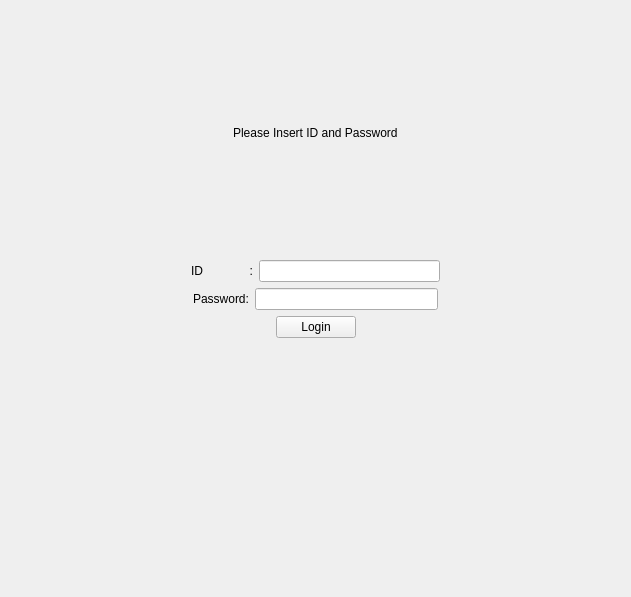
<?xml version="1.0" encoding="UTF-8"?>
<ui version="4.0">
 <class>LoginWindow</class>
 <widget class="QWidget" name="LoginWindow">
  <property name="geometry">
   <rect>
    <x>0</x>
    <y>0</y>
    <width>631</width>
    <height>597</height>
   </rect>
  </property>
  <property name="windowTitle">
   <string>Form</string>
  </property>
  <layout class="QVBoxLayout" name="verticalLayout_8">
   <item>
    <layout class="QVBoxLayout" name="verticalLayout" stretch="1,5,5,3,1,2">
     <item>
      <layout class="QHBoxLayout" name="pLoginLayout1">
       <item>
        <spacer name="horizontalSpacer_7">
         <property name="orientation">
          <enum>Qt::Orientation::Horizontal</enum>
         </property>
         <property name="sizeHint" stdset="0">
          <size>
           <width>40</width>
           <height>20</height>
          </size>
         </property>
        </spacer>
       </item>
       <item>
        <widget class="QLabel" name="pLabel_msg1">
         <property name="text">
          <string>Please Insert ID and Password</string>
         </property>
        </widget>
       </item>
       <item>
        <spacer name="horizontalSpacer_6">
         <property name="orientation">
          <enum>Qt::Orientation::Horizontal</enum>
         </property>
         <property name="sizeHint" stdset="0">
          <size>
           <width>40</width>
           <height>20</height>
          </size>
         </property>
        </spacer>
       </item>
      </layout>
     </item>
     <item>
      <layout class="QVBoxLayout" name="pLoginLayout2" stretch="2,1">
       <item>
        <layout class="QVBoxLayout" name="verticalLayout_3"/>
       </item>
       <item>
        <layout class="QHBoxLayout" name="pLoginLayout2_1">
         <item>
          <spacer name="horizontalSpacer_10">
           <property name="orientation">
            <enum>Qt::Orientation::Horizontal</enum>
           </property>
           <property name="sizeHint" stdset="0">
            <size>
             <width>40</width>
             <height>20</height>
            </size>
           </property>
          </spacer>
         </item>
         <item>
          <widget class="QLabel" name="pLabel_ID">
           <property name="text">
            <string>ID              :</string>
           </property>
          </widget>
         </item>
         <item>
          <widget class="QLineEdit" name="pLineEdit_ID"/>
         </item>
         <item>
          <spacer name="horizontalSpacer_8">
           <property name="orientation">
            <enum>Qt::Orientation::Horizontal</enum>
           </property>
           <property name="sizeHint" stdset="0">
            <size>
             <width>40</width>
             <height>20</height>
            </size>
           </property>
          </spacer>
         </item>
        </layout>
       </item>
      </layout>
     </item>
     <item>
      <layout class="QVBoxLayout" name="pLoginLayout3" stretch="1,1">
       <item>
        <layout class="QHBoxLayout" name="pLoginLayout3_1">
         <item>
          <spacer name="horizontalSpacer_11">
           <property name="orientation">
            <enum>Qt::Orientation::Horizontal</enum>
           </property>
           <property name="sizeHint" stdset="0">
            <size>
             <width>40</width>
             <height>20</height>
            </size>
           </property>
          </spacer>
         </item>
         <item>
          <widget class="QLabel" name="pLabel_PW">
           <property name="text">
            <string>Password:</string>
           </property>
          </widget>
         </item>
         <item>
          <widget class="QLineEdit" name="pLineEdit_PW">
           <property name="echoMode">
            <enum>QLineEdit::EchoMode::Password</enum>
           </property>
          </widget>
         </item>
         <item>
          <spacer name="horizontalSpacer_9">
           <property name="orientation">
            <enum>Qt::Orientation::Horizontal</enum>
           </property>
           <property name="sizeHint" stdset="0">
            <size>
             <width>40</width>
             <height>20</height>
            </size>
           </property>
          </spacer>
         </item>
        </layout>
       </item>
       <item>
        <layout class="QVBoxLayout" name="verticalLayout_6"/>
       </item>
      </layout>
     </item>
     <item>
      <layout class="QHBoxLayout" name="pLoginLayout4">
       <item>
        <spacer name="horizontalSpacer_2">
         <property name="orientation">
          <enum>Qt::Orientation::Horizontal</enum>
         </property>
         <property name="sizeHint" stdset="0">
          <size>
           <width>40</width>
           <height>20</height>
          </size>
         </property>
        </spacer>
       </item>
       <item>
        <widget class="QPushButton" name="pPBtton_Login">
         <property name="text">
          <string>Login</string>
         </property>
        </widget>
       </item>
       <item>
        <spacer name="horizontalSpacer_3">
         <property name="orientation">
          <enum>Qt::Orientation::Horizontal</enum>
         </property>
         <property name="sizeHint" stdset="0">
          <size>
           <width>40</width>
           <height>20</height>
          </size>
         </property>
        </spacer>
       </item>
      </layout>
     </item>
     <item>
      <layout class="QHBoxLayout" name="pLoginLayout5">
       <item>
        <spacer name="horizontalSpacer_4">
         <property name="orientation">
          <enum>Qt::Orientation::Horizontal</enum>
         </property>
         <property name="sizeHint" stdset="0">
          <size>
           <width>40</width>
           <height>20</height>
          </size>
         </property>
        </spacer>
       </item>
       <item>
        <widget class="QLabel" name="pLabel_status">
         <property name="text">
          <string/>
         </property>
        </widget>
       </item>
       <item>
        <spacer name="horizontalSpacer_5">
         <property name="orientation">
          <enum>Qt::Orientation::Horizontal</enum>
         </property>
         <property name="sizeHint" stdset="0">
          <size>
           <width>40</width>
           <height>20</height>
          </size>
         </property>
        </spacer>
       </item>
      </layout>
     </item>
     <item>
      <layout class="QVBoxLayout" name="pLoginLayout6"/>
     </item>
    </layout>
   </item>
  </layout>
 </widget>
 <resources/>
 <connections/>
</ui>
